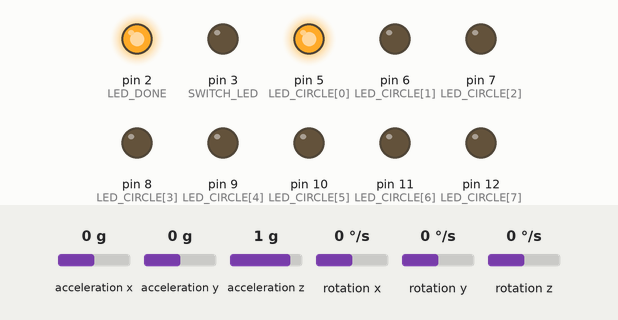
Bench run of a sketch on a simulated Arduino Uno, built with avr-gcc and run on an emulated ATmega328P. Parts: output pins drawn as LEDs (lit = HIGH). Dashed ring = blinking. The inputs (shaded band) are chosen by the test bench; at power-on: rotation z 0 °/s, acceleration x 0 g, acceleration y 0 g, acceleration z 1 g, rotation x 0 °/s, rotation y 0 °/s. What the sketch prints to the serial monitor is not drawn.

Above: at 1.2 s.
1.3 s: rotation z set to -6 °/s
4.3 s: rotation z set to -9 °/s
6.2 s: rotation z set to -12 °/s
At 9.1 s:
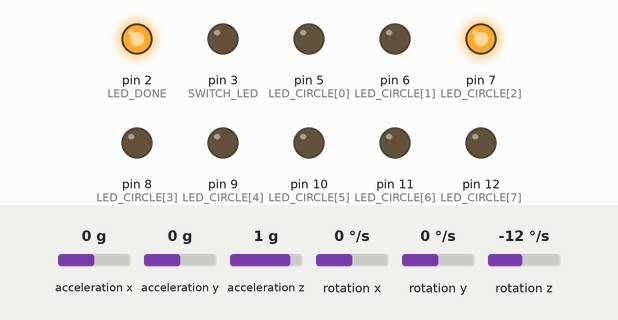
9.2 s: rotation z set to -15 °/s
At 12.18 s:
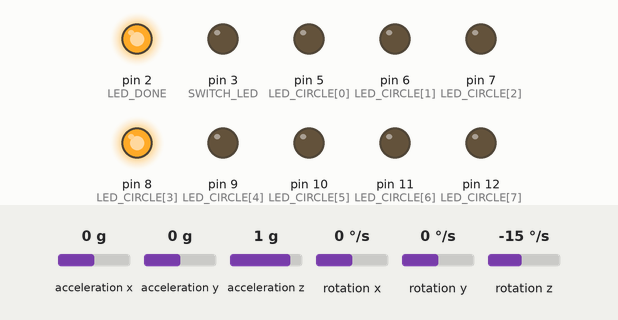
12.2 s: rotation z set to -192 °/s
At 13.0 s:
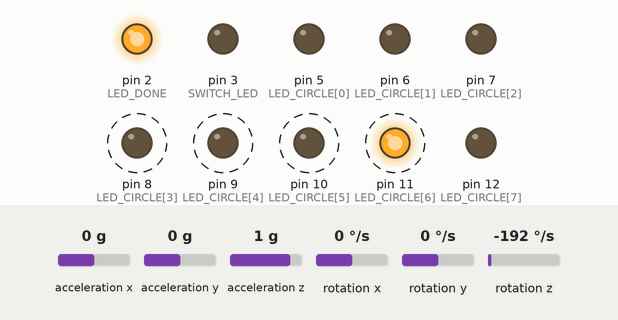
Timing chart, 0 to 16.2 s (numbered marks = the images above; inputs shaded):
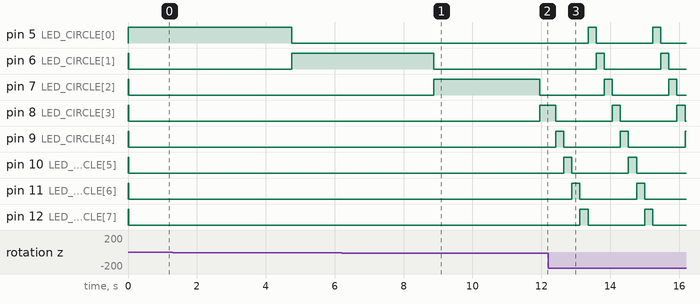

The sketch:

gyro_micon.ino
```cpp
#include "I2Cdev.h"
#include "MPU6050.h"
#include "Wire.h"
MPU6050 accelgyro;

int16_t ax, ay, az;
int16_t gx, gy, gz;

const int LED_DONE = 2;
const int SWITCH_LED = 3;
const int GYRO_SWITCH = 4;
const int LED_CIRCLE[] = {5, 6, 7, 8, 9, 10, 11, 12};

unsigned long gauge = 0;
int gyro_degree;
int gyro_switch_count;
int switch_count;

void setup() {
  Serial.begin(9600);
  pinMode(LED_DONE, OUTPUT);
  pinMode(SWITCH_LED, OUTPUT);
  pinMode(GYRO_SWITCH, INPUT);
  for (int id = 0; id <= 7; id++) {
    pinMode(LED_CIRCLE[id], OUTPUT);
    digitalWrite(LED_CIRCLE[id], HIGH);
  }
  gyro_configuration();
  for (int id = 0; id <= 7; id++) {
    digitalWrite(LED_CIRCLE[id], LOW);
  }
  digitalWrite(LED_DONE, HIGH);
  Serial.print("start");
}

void loop() {
//  if (gyro_switch_count == 0) {
//    gauge = 0;
//    while (!digitalRead(GYRO_SWITCH)) {
//      gauge++;
//      gyro_loop();
//    }
//    if (gauge > 10000) {
//    }
//    digitalWrite(SWITCH_LED, HIGH);
//    switch_count = 1;
//  }

  gyro_degree = gyro_loop();


  LED_shine(gyro_degree);

  Serial.print(gyro_degree);
  Serial.print('&');
}
```

LED_shine.ino
```cpp
void LED_shine(float gyro) {
  if (337.5 <=  gyro & gyro <= 360 | 0 <= gyro & gyro < 22.5) {
    digitalWrite(LED_CIRCLE[0], HIGH);
  } else {
    digitalWrite(LED_CIRCLE[0], LOW);
  }

  if (22.5 <= gyro & gyro < 67.5) {
    digitalWrite(LED_CIRCLE[7], HIGH);
  } else {
    digitalWrite(LED_CIRCLE[7], LOW);
  }

  if (67.5 <= gyro & gyro < 112.5) {
    digitalWrite(LED_CIRCLE[6], HIGH);
  } else {
    digitalWrite(LED_CIRCLE[6], LOW);
  }

  if (112.5 <= gyro & gyro < 157.5) {
    digitalWrite(LED_CIRCLE[5], HIGH);
  } else {
    digitalWrite(LED_CIRCLE[5], LOW);
  }

  if (157.5 <= gyro & gyro < 202.5) {
    digitalWrite(LED_CIRCLE[4], HIGH);
  } else {
    digitalWrite(LED_CIRCLE[4], LOW);
  }

  if (202.5 <= gyro & gyro < 247.5) {
    digitalWrite(LED_CIRCLE[3], HIGH);
  } else {
    digitalWrite(LED_CIRCLE[3], LOW) ;
  }

  if (247.5 <= gyro & gyro < 292.5) {
    digitalWrite(LED_CIRCLE[2], HIGH);
  } else {
    digitalWrite(LED_CIRCLE[2], LOW);
  }

  if (292.5 <= gyro & gyro < 337.5) {
    digitalWrite(LED_CIRCLE[1], HIGH);
  } else {
    digitalWrite(LED_CIRCLE[1], LOW) ;
  }
}
```

gyro.ino
```cpp
void gyro_configuration() {
  Wire.begin();
  accelgyro.initialize();
  delay(10);
  accelgyro.setFullScaleGyroRange(MPU6050_GYRO_FS_2000);
  delay(10);
  accelgyro.CalibrateGyro();
  accelgyro.CalibrateAccel();
}

int gyro_loop() {
  static float timer = 0;
  accelgyro.getMotion6(&ax, &ay, &az, &gx, &gy, &gz);
  int degY = atan2(ax, az) * RAD_TO_DEG;
  int degX = atan2(ay, az) * RAD_TO_DEG;

  static float degZ = 0;
  static int last_time = micros();
  float omega = float(gz) / 16.4;
  int current_time = micros();
  float dt = current_time - last_time;
  degZ += omega * dt / 1000000.0;
  last_time = current_time;

  while (degZ > 360) {
    degZ -= 360;
  }
  while (degZ <= 0) {
    degZ += 360;
  }
  /*float new_degZ = 360 - degZ;
  if (new_degZ == 0) {
    new_degZ = 360;
  }
return new_degZ;*/
return degZ;
}
```

Measured:
- the behaviour switches between -10 and -11 °/s on rotation z (found by bisection; images 0 and 1)
- the behaviour switches between -13 and -14 °/s on rotation z (found by bisection; images 1 and 2)
- after the input at 1.3 s, every drawn part: stays the same
- after the input at 6.2 s, pin 6 (LED_CIRCLE[1]): HIGH → LOW after 2.7 s; pin 7 (LED_CIRCLE[2]): LOW → HIGH after 2.7 s
- after the input at 9.2 s, pin 7 (LED_CIRCLE[2]): HIGH → LOW after 2.8 s; pin 8 (LED_CIRCLE[3]): LOW → HIGH after 2.8 s
- after the input at 12.2 s, pin 5 (LED_CIRCLE[0]): alternates HIGH for 0.23 s and LOW for 1.6 s, starting after 1.2 s; pin 6 (LED_CIRCLE[1]): alternates HIGH for 0.23 s and LOW for 1.6 s, starting after 1.4 s
- by itself, pin 9 (LED_CIRCLE[4]): alternates HIGH for 0.23 s and LOW for 1.6 s
